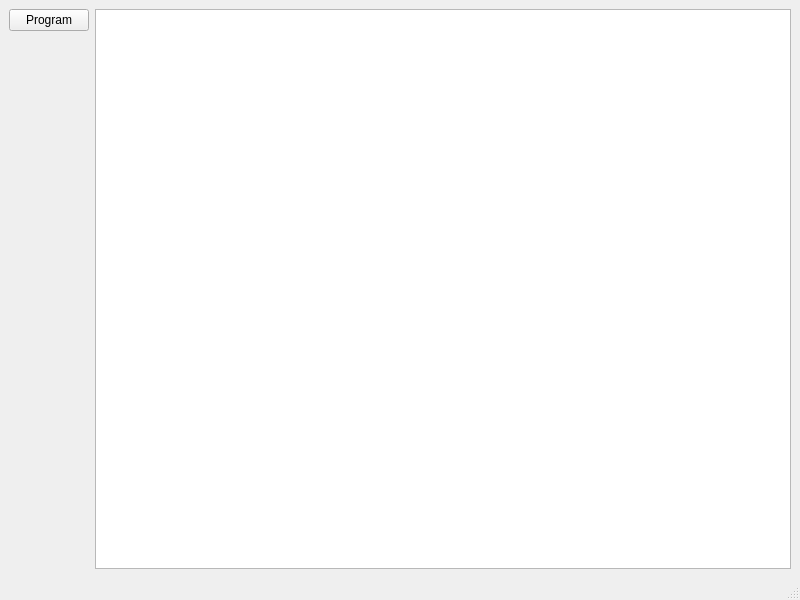
<?xml version="1.0" encoding="UTF-8"?>
<ui version="4.0">
 <class>SAMBA_UI</class>
 <widget class="QMainWindow" name="SAMBA_UI">
  <property name="geometry">
   <rect>
    <x>0</x>
    <y>0</y>
    <width>800</width>
    <height>600</height>
   </rect>
  </property>
  <property name="windowTitle">
   <string>SAMBA_UI</string>
  </property>
  <widget class="QWidget" name="centralwidget">
   <layout class="QGridLayout" name="gridLayout">
    <item row="1" column="0">
     <layout class="QHBoxLayout" name="horizontalLayout">
      <item>
       <layout class="QVBoxLayout" name="verticalLayout">
        <item>
         <widget class="QPushButton" name="programButton">
          <property name="text">
           <string>Program</string>
          </property>
         </widget>
        </item>
        <item>
         <spacer name="verticalSpacer">
          <property name="orientation">
           <enum>Qt::Vertical</enum>
          </property>
          <property name="sizeHint" stdset="0">
           <size>
            <width>20</width>
            <height>40</height>
           </size>
          </property>
         </spacer>
        </item>
       </layout>
      </item>
     </layout>
    </item>
    <item row="1" column="1">
     <widget class="QTextEdit" name="MessageText"/>
    </item>
   </layout>
  </widget>
  <widget class="QMenuBar" name="menubar">
   <property name="geometry">
    <rect>
     <x>0</x>
     <y>0</y>
     <width>800</width>
     <height>22</height>
    </rect>
   </property>
  </widget>
  <widget class="QStatusBar" name="statusbar"/>
 </widget>
 <resources/>
 <connections/>
</ui>
